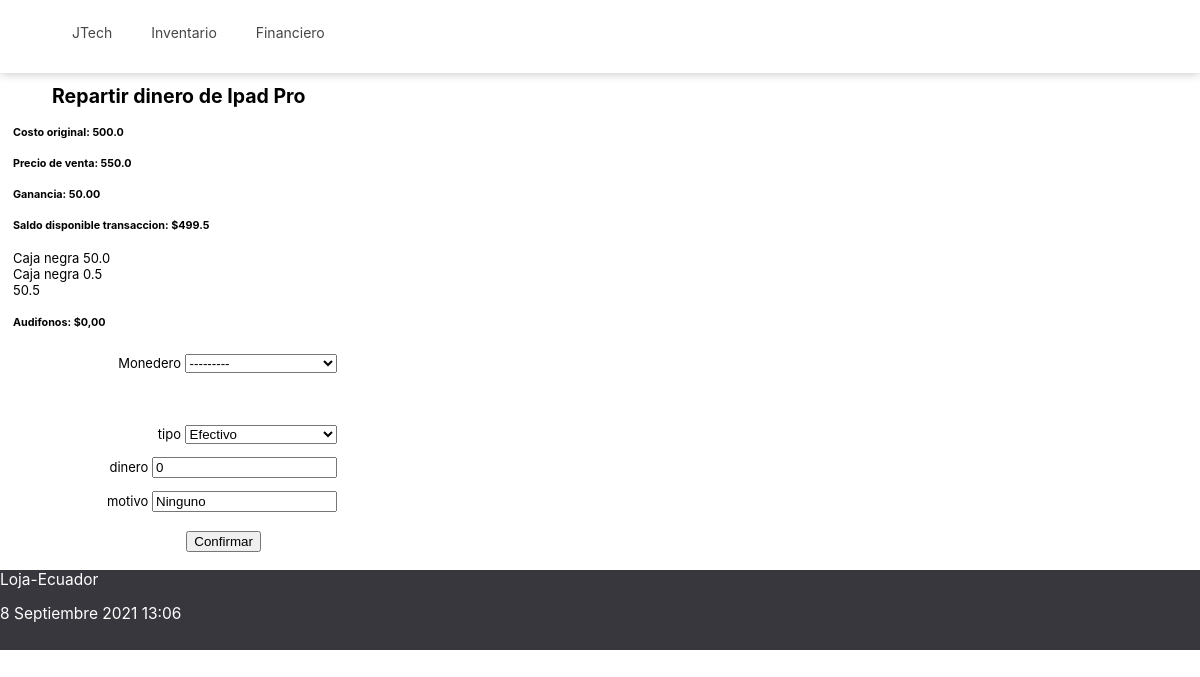
/anadir-al-monedero-dispositivo/3, run on the app's committed database.
### principal/models.py (models this page shows, shortened)
class Dispositivo(models.Model):
      class Meta:
            ordering = ["modelo"]
            verbose_name_plural = "Dispositivos"
      opciones_modalidad = ( ('Open box', 'Open box'), ('Sellado', 'Sellado'), )
      modalidad = models.CharField(max_length=10, choices=opciones_modalidad, default='Open box')
      opciones_capacidad = ( ('8GB', '8GB'),('16GB', '16GB'),('32GB', '32GB'),('64GB', '64GB'), ('128GB', '128GB'), ('256GB', '256GB'), ('512GB', '512GB'), ('1TB', '1TB'), ('2TB', '2TB') )
      capacidad = models.CharField(max_length=5, choices=opciones_capacidad)
      modelo =  models.ForeignKey('ModeloDispositivo', on_delete=models.CASCADE, related_name="modelos")
      tamanio = models.FloatField(default=11)
      imei = models.IntegerField(blank=True, null=True)
      serial = models.CharField(max_length=20, blank=True, null=True)
      color = models.CharField(max_length=20, blank=True, null=True)
      fecha_compra = models.DateField(default=datetime.date.today())
      fecha_venta = models.DateField(blank=True, null=True)
      proveedor = models.CharField(max_length=50)
      cliente = models.CharField(max_length=50, blank=True, null=True)
      monto_compra = models.FloatField(null=True)
      monto_venta = models.FloatField(blank=True, null=True)
      vendido = models.BooleanField(default=False)
      descripcion = models.CharField(max_length=200)
      opciones_entrega = ( ('Entregado', 'Entregado'), ('Envio servientrega', 'Envio servientrega'), ('Envio cooperativa','Envio cooperativa') )
      entrega = models.CharField(max_length=20, choices=opciones_entrega, default='Entregado', null=True, blank=True)
      llego_cargador = models.BooleanField( default=False)
      llego_audifonos = models.BooleanField(default=False)
      sefue_cargador = models.BooleanField( default=False)
      sefue_audifonos = models.BooleanField(default=False)
      monederos = models.ManyToManyField('Monedero', through='Transaccion')
      def valor_total_transacciones(self):
            valor = [x.dinero for x in self.transacciones.all() ]
            return sum(valor)
      def ganancia(self):
            ganancia = 0
            if self.monto_venta:
                  ganancia = self.monto_venta - self.monto_compra
            return "%.2f" % ganancia
      def dinero_disponible_transaccion(self):
            money = self.monto_venta  - float( self.valor_total_transacciones())
            return money

class ModeloDispositivo(models.Model):
      class Meta:
            ordering = ["marca", "nombre"]
            verbose_name_plural = "Modelos de dispositivos"
      nombre = models.CharField(max_length=60)
      opciones_marca = ( ('Samsung', 'Samsung'), ('Apple', 'Apple'), ('Xiaomi', 'Xiaomi'), ('LG', 'LG'),)
      marca = models.CharField(max_length=15, choices=opciones_marca, default='Apple')

class Transaccion(models.Model):
      class Meta:
            ordering = ["fecha"]
            verbose_name_plural = "Transacciones"
      telefono = models.ForeignKey(Telefono, related_name='transacciones', on_delete=models.CASCADE, blank=True, null=True)
      monedero = models.ForeignKey(Monedero, related_name='transacciones', on_delete=models.CASCADE)
      dispositivo = models.ForeignKey('Dispositivo', related_name='transacciones', on_delete=models.CASCADE, blank=True, null=True)
      accesorio = models.ForeignKey('Accesorio', related_name='transacciones', on_delete=models.CASCADE, blank=True, null=True)
      fecha = models.DateField(default=datetime.date.today() )
      hora = models.TimeField(default=datetime.datetime.now().time() )
      opciones_tipo = ( ('Efectivo', 'Efectivo'), ('Transferencia banco', 'Transferencia banco'),  ('Tarjeta de crédito', 'Tarjeta de crédito'), )
      tipo = models.CharField(max_length=20, choices=opciones_tipo, default='Efectivo')
      motivo = models.CharField(max_length=100, null=True, blank=True, default="Ninguno")
      dinero = models.FloatField(default=0)

class Monedero(models.Model):
      class Meta:
            ordering = ["nombre"]
            verbose_name_plural = "Monederos"
      nombre = models.CharField(max_length=50, unique=True)
      dinero = models.FloatField(default=0, blank=True, null=True)
      fecha_actualizacion = models.DateField(blank=True, null=True)
      telefonos = models.ManyToManyField(Telefono, through='Transaccion')
      dispositivos = models.ManyToManyField('Dispositivo', through='Transaccion')
      accesorios = models.ManyToManyField('Accesorio', through='Transaccion')
      def __str__(self):
            return "%s" % (self.nombre)

### principal/views.py (the view)
# urls.py: path('anadir-al-monedero-dispositivo/<int:id>', monedero_dispositivo, name='monedero_dispositivo'),
def monedero_dispositivo(request, id):
    dispositivo = Dispositivo.objects.get(pk=id)
    if request.method=='POST':
        form = FormMonederoDispositivo(dispositivo, request.POST)
        if form.is_valid():
                form.save()
                return redirect(index)
    else:
        form = FormMonederoDispositivo(dispositivo)
    titulo = "Repartir dinero de "
    diccionario = {'form': form, 'dispositivo': dispositivo, 'titulo':titulo, 'valor':True, 'valor3': True}
    return render(request, 'forms/form-transacciones2.html', diccionario)

### principal/forms.py (shortened to what this page needs)
class FormMonederoDispositivo(ModelForm):
      def __init__(self, dispositivo, *args, **kwargs):
            super(FormMonederoDispositivo, self).__init__(*args, **kwargs)
            self.initial['dispositivo'] = dispositivo
            self.fields['dispositivo'].widget = forms.widgets.HiddenInput()
            self.initial['fecha'] = datetime.date.today()
            self.fields['fecha'].widget = forms.widgets.HiddenInput()
            self.initial['hora'] = datetime.datetime.now().time()
            self.fields['hora'].widget = forms.widgets.HiddenInput()
      class Meta:
            model = Transaccion
            fields = ['monedero', 'dispositivo', 'fecha', 'hora', 'dinero', 'tipo', 'motivo']

### principal/templates/forms/form-transacciones2.html (shortened to what this page needs)
{% extends "main.html" %}
{% block content %}
<div id="inicio">
      <h2>{{titulo}} {{dispositivo.modelo.nombre}}</h2>
      <h5>Costo original: {{dispositivo.monto_compra}}</h5>
      <h5>Precio de venta: {{dispositivo.monto_venta}}</h5>
      <h5>Ganancia: {{dispositivo.ganancia}}</h5>
      <h5>Saldo disponible transaccion: ${{dispositivo.dinero_disponible_transaccion}}</h5>
      {% for x in dispositivo.transacciones.all %}
            {{x.monedero}}
            {{x.dinero}}  <br>
      {% endfor %}
      {{dispositivo.valor_total_transacciones}}
      {% if dispositivo.sefue_audifonos %}
            {% if dispositivo.llego_audifonos %}
                  <h5>Audifonos: $0,00</h5>
            {% else %}
                  <h5>Audifonos: ${{dispositivo.precio_audifonos}}</h5>
            {% endif %}
      {% else %}
            <h5>Audifonos: $0,00</h5>
      {% endif %}
      <form action="" method="post">
            <div class="formLocation">
                  <div class="contenidoForm">
                        {% if valor2 == false %}
                              <label for="{{ form.monedero.id_for_label }}">Monedero</label>
                        {% endif %}
                        {{ form.monedero }}
                  </div>
                  <div class="contenidoForm">
                  </div>
                  <div class="contenidoForm">
                  </div>
                  <div class="contenidoForm">
                  </div>
                  <div class="contenidoForm">
                        <label for="{{ form.tipo.id_for_label }}">tipo</label>
                        {{ form.tipo }}
                  </div>
                  <div class="contenidoForm">
                        <label for="{{ form.dinero.id_for_label }}">dinero</label>
                        {{ form.dinero }}
                  </div>
                  <div class="contenidoForm">
                        <label for="{{ form.motivo.id_for_label }}">motivo</label>
                        {{ form.motivo }}
                  </div>
                  <button type='submit'>Confirmar</button>
            </div>
      </form>
</div>
{% endblock %}

### principal/static/css/styles.css (style rules this page uses)
body { margin: 0; width: 100%; font-family: -apple-system,BlinkMacSystemFont,"Segoe UI",Roboto,"Helvetica Neue",Arial,"Noto Sans",sans-serif,"Apple Color Emoji","Segoe UI Emoji","Segoe UI Symbol","Noto Color Emoji"; font-size: 14px; }
#inicio { width: 98%; margin-left: 1em; margin-right: 1em; margin-top: 7%; font-size: 13px; min-height: 470px; }
.contenidoForm { padding: 0.5em; width: 60%; text-align: right; }
h2 { margin-left: 2em; }
button { margin-top: 1em; margin-left: 13em; }
.contenidoForm label { width: 10%; text-align: left; }
.contenidoForm select { width: 48%; }
.formLocation { width: 45%; display: inline-block; vertical-align: top; }

### data on the page
Dispositivo: modelo.nombre "Ipad Pro", monto_compra "500.0", monto_venta "550.0", ganancia "50.00", dinero_disponible_transaccion "499.5", valor_total_transacciones "50.5"
Transaccion: monedero "Caja negra", dinero "50.0"
Transaccion: monedero "Caja negra", dinero "0.5"

### other printed values
{{ titulo }} "Repartir dinero de"
